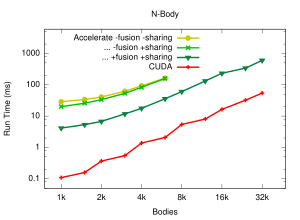

Reproduce this figure in gnuplot.
# vim: filetype=gnuplot

set title "N-Body"

set terminal pdf size 3,2.2
set output "nbody.pdf"

set key on
set key left

set xlabel "Bodies"
set logscale x
set xrange [768:49152]

set xtics ("1k" 1024, "2k" 2048, "4k" 4096, "8k" 8192, "16k" 16384, "32k" 32768)

set ylabel "Run Time (ms)"
set logscale y
set yrange [0.05:6000]

plot    'nbody-nofusionsharing.dat' using ($1):($2)                     \
                title "Accelerate -fusion -sharing"                     \
                ls 7  lw 4 with linespoints,                            \
        'nbody-nofusion.dat' using ($1):($2)                            \
                title "... -fusion +sharing"                            \
                ls 2  lw 4 with linespoints,                            \
        'nbody.dat' using ($1):($2)                                     \
                title "... +fusion +sharing"                            \
                ls 10  lw 4 with linespoints,                           \
        'nbody.dat' using ($1):($3)                                     \
                title "CUDA"                                            \
                ls 1  lw 4 with linespoints
